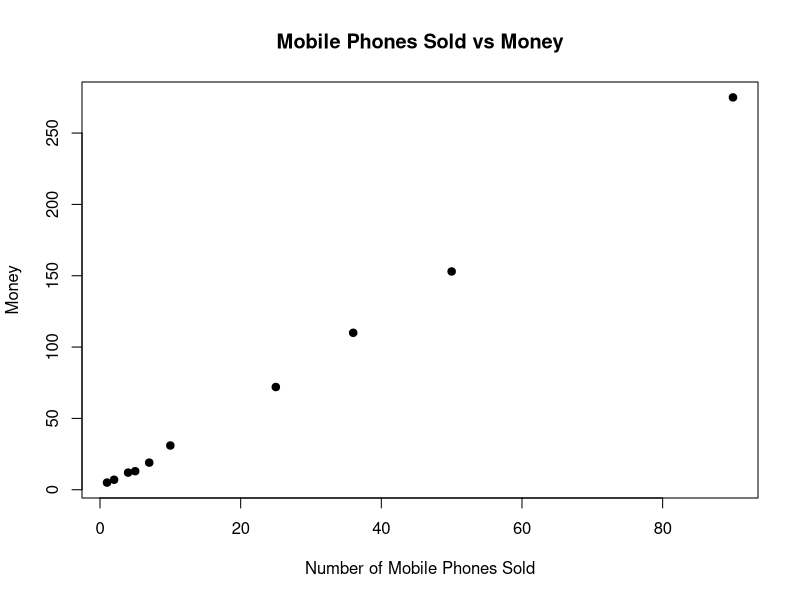

This figure's R source:
# Q8

x <- c(4, 1, 5, 7, 10, 2, 50, 25, 90, 36)

y <- c(12, 5, 13, 19, 31, 7, 153, 72, 275, 110)

plot(x, y,
     main="Mobile Phones Sold vs Money",
     xlab="Number of Mobile Phones Sold",
     ylab="Money",
     pch=19)
